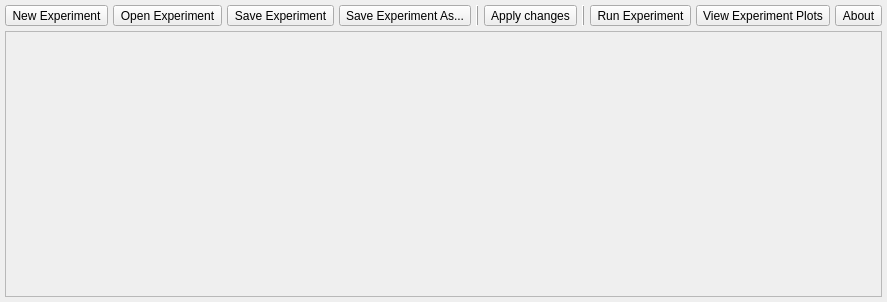
<?xml version="1.0" encoding="UTF-8"?>
<ui version="4.0">
 <class>CMainWindow</class>
 <widget class="QWidget" name="CMainWindow">
  <property name="geometry">
   <rect>
    <x>0</x>
    <y>0</y>
    <width>544</width>
    <height>302</height>
   </rect>
  </property>
  <property name="windowTitle">
   <string notr="true">gpusim-fe - &lt;Project file name&gt;</string>
  </property>
  <layout class="QVBoxLayout" name="mainLayout" stretch="0,1">
   <property name="spacing">
    <number>5</number>
   </property>
   <property name="margin">
    <number>5</number>
   </property>
   <item>
    <widget class="QFrame" name="frmToolbar">
     <property name="frameShape">
      <enum>QFrame::NoFrame</enum>
     </property>
     <property name="frameShadow">
      <enum>QFrame::Plain</enum>
     </property>
     <layout class="QHBoxLayout" name="frmToolbarLayout">
      <property name="spacing">
       <number>5</number>
      </property>
      <property name="margin">
       <number>0</number>
      </property>
      <item>
       <widget class="QToolButton" name="btnNew">
        <property name="text">
         <string>New Experiment</string>
        </property>
        <property name="icon">
         <iconset resource="Resources/resources.qrc">
          <normaloff>:/buttons/btn_new.png</normaloff>:/buttons/btn_new.png</iconset>
        </property>
        <property name="iconSize">
         <size>
          <width>32</width>
          <height>32</height>
         </size>
        </property>
        <property name="toolButtonStyle">
         <enum>Qt::ToolButtonIconOnly</enum>
        </property>
       </widget>
      </item>
      <item>
       <widget class="QToolButton" name="btnOpen">
        <property name="text">
         <string>Open Experiment</string>
        </property>
        <property name="icon">
         <iconset resource="Resources/resources.qrc">
          <normaloff>:/buttons/btn_open.png</normaloff>:/buttons/btn_open.png</iconset>
        </property>
        <property name="iconSize">
         <size>
          <width>32</width>
          <height>32</height>
         </size>
        </property>
        <property name="toolButtonStyle">
         <enum>Qt::ToolButtonIconOnly</enum>
        </property>
       </widget>
      </item>
      <item>
       <widget class="QToolButton" name="btnSave">
        <property name="text">
         <string>Save Experiment</string>
        </property>
        <property name="icon">
         <iconset resource="Resources/resources.qrc">
          <normaloff>:/buttons/btn_save.png</normaloff>:/buttons/btn_save.png</iconset>
        </property>
        <property name="iconSize">
         <size>
          <width>32</width>
          <height>32</height>
         </size>
        </property>
        <property name="toolButtonStyle">
         <enum>Qt::ToolButtonIconOnly</enum>
        </property>
       </widget>
      </item>
      <item>
       <widget class="QToolButton" name="btnSaveAs">
        <property name="text">
         <string>Save Experiment As...</string>
        </property>
        <property name="icon">
         <iconset resource="Resources/resources.qrc">
          <normaloff>:/buttons/btn_saveAs.png</normaloff>:/buttons/btn_saveAs.png</iconset>
        </property>
        <property name="iconSize">
         <size>
          <width>32</width>
          <height>32</height>
         </size>
        </property>
        <property name="toolButtonStyle">
         <enum>Qt::ToolButtonIconOnly</enum>
        </property>
       </widget>
      </item>
      <item>
       <widget class="QFrame" name="toolbarSeparator_2">
        <property name="frameShape">
         <enum>QFrame::VLine</enum>
        </property>
        <property name="frameShadow">
         <enum>QFrame::Raised</enum>
        </property>
       </widget>
      </item>
      <item>
       <widget class="QToolButton" name="btnApply">
        <property name="text">
         <string>Apply changes</string>
        </property>
        <property name="icon">
         <iconset resource="Resources/resources.qrc">
          <normaloff>:/buttons/btn_apply.png</normaloff>:/buttons/btn_apply.png</iconset>
        </property>
        <property name="iconSize">
         <size>
          <width>32</width>
          <height>32</height>
         </size>
        </property>
        <property name="toolButtonStyle">
         <enum>Qt::ToolButtonIconOnly</enum>
        </property>
       </widget>
      </item>
      <item>
       <widget class="QFrame" name="toolbarSeparator">
        <property name="frameShape">
         <enum>QFrame::VLine</enum>
        </property>
        <property name="frameShadow">
         <enum>QFrame::Raised</enum>
        </property>
       </widget>
      </item>
      <item>
       <widget class="QToolButton" name="btnRun">
        <property name="text">
         <string>Run Experiment</string>
        </property>
        <property name="icon">
         <iconset resource="Resources/resources.qrc">
          <normaloff>:/buttons/btn_runModeling.png</normaloff>:/buttons/btn_runModeling.png</iconset>
        </property>
        <property name="iconSize">
         <size>
          <width>32</width>
          <height>32</height>
         </size>
        </property>
        <property name="toolButtonStyle">
         <enum>Qt::ToolButtonIconOnly</enum>
        </property>
       </widget>
      </item>
      <item>
       <widget class="QToolButton" name="btnViewPlots">
        <property name="text">
         <string>View Experiment Plots</string>
        </property>
        <property name="icon">
         <iconset resource="Resources/resources.qrc">
          <normaloff>:/buttons/btn_viewPlots.png</normaloff>:/buttons/btn_viewPlots.png</iconset>
        </property>
        <property name="iconSize">
         <size>
          <width>32</width>
          <height>32</height>
         </size>
        </property>
        <property name="toolButtonStyle">
         <enum>Qt::ToolButtonIconOnly</enum>
        </property>
       </widget>
      </item>
      <item>
       <spacer name="toolbarSpacer">
        <property name="orientation">
         <enum>Qt::Horizontal</enum>
        </property>
        <property name="sizeHint" stdset="0">
         <size>
          <width>40</width>
          <height>20</height>
         </size>
        </property>
       </spacer>
      </item>
      <item>
       <widget class="QToolButton" name="btnAbout">
        <property name="text">
         <string>About</string>
        </property>
        <property name="icon">
         <iconset resource="Resources/resources.qrc">
          <normaloff>:/buttons/btn_about.png</normaloff>:/buttons/btn_about.png</iconset>
        </property>
        <property name="iconSize">
         <size>
          <width>32</width>
          <height>32</height>
         </size>
        </property>
        <property name="toolButtonStyle">
         <enum>Qt::ToolButtonIconOnly</enum>
        </property>
       </widget>
      </item>
     </layout>
    </widget>
   </item>
   <item>
    <widget class="QFrame" name="frmExperimentEditor">
     <property name="frameShape">
      <enum>QFrame::StyledPanel</enum>
     </property>
     <property name="frameShadow">
      <enum>QFrame::Sunken</enum>
     </property>
     <layout class="QVBoxLayout" name="frmExperimentEditorLayout">
      <property name="spacing">
       <number>0</number>
      </property>
      <property name="margin">
       <number>5</number>
      </property>
     </layout>
    </widget>
   </item>
  </layout>
 </widget>
 <layoutdefault spacing="6" margin="11"/>
 <resources>
  <include location="Resources/resources.qrc"/>
 </resources>
 <connections>
  <connection>
   <sender>btnNew</sender>
   <signal>clicked()</signal>
   <receiver>CMainWindow</receiver>
   <slot>newExperiment()</slot>
   <hints>
    <hint type="sourcelabel">
     <x>43</x>
     <y>42</y>
    </hint>
    <hint type="destinationlabel">
     <x>46</x>
     <y>87</y>
    </hint>
   </hints>
  </connection>
  <connection>
   <sender>btnOpen</sender>
   <signal>clicked()</signal>
   <receiver>CMainWindow</receiver>
   <slot>openExperiment()</slot>
   <hints>
    <hint type="sourcelabel">
     <x>87</x>
     <y>39</y>
    </hint>
    <hint type="destinationlabel">
     <x>94</x>
     <y>102</y>
    </hint>
   </hints>
  </connection>
  <connection>
   <sender>btnSave</sender>
   <signal>clicked()</signal>
   <receiver>CMainWindow</receiver>
   <slot>saveExperiment()</slot>
   <hints>
    <hint type="sourcelabel">
     <x>126</x>
     <y>36</y>
    </hint>
    <hint type="destinationlabel">
     <x>147</x>
     <y>99</y>
    </hint>
   </hints>
  </connection>
  <connection>
   <sender>btnSaveAs</sender>
   <signal>clicked()</signal>
   <receiver>CMainWindow</receiver>
   <slot>saveExperimentAs()</slot>
   <hints>
    <hint type="sourcelabel">
     <x>175</x>
     <y>42</y>
    </hint>
    <hint type="destinationlabel">
     <x>204</x>
     <y>100</y>
    </hint>
   </hints>
  </connection>
  <connection>
   <sender>btnApply</sender>
   <signal>clicked()</signal>
   <receiver>CMainWindow</receiver>
   <slot>apply()</slot>
   <hints>
    <hint type="sourcelabel">
     <x>215</x>
     <y>31</y>
    </hint>
    <hint type="destinationlabel">
     <x>263</x>
     <y>92</y>
    </hint>
   </hints>
  </connection>
  <connection>
   <sender>btnRun</sender>
   <signal>clicked()</signal>
   <receiver>CMainWindow</receiver>
   <slot>runExperiment()</slot>
   <hints>
    <hint type="sourcelabel">
     <x>251</x>
     <y>37</y>
    </hint>
    <hint type="destinationlabel">
     <x>296</x>
     <y>103</y>
    </hint>
   </hints>
  </connection>
  <connection>
   <sender>btnViewPlots</sender>
   <signal>clicked()</signal>
   <receiver>CMainWindow</receiver>
   <slot>viewExperimentPlots()</slot>
   <hints>
    <hint type="sourcelabel">
     <x>301</x>
     <y>40</y>
    </hint>
    <hint type="destinationlabel">
     <x>333</x>
     <y>89</y>
    </hint>
   </hints>
  </connection>
  <connection>
   <sender>btnAbout</sender>
   <signal>clicked()</signal>
   <receiver>CMainWindow</receiver>
   <slot>about()</slot>
   <hints>
    <hint type="sourcelabel">
     <x>538</x>
     <y>35</y>
    </hint>
    <hint type="destinationlabel">
     <x>404</x>
     <y>94</y>
    </hint>
   </hints>
  </connection>
 </connections>
 <slots>
  <slot>newExperiment()</slot>
  <slot>openExperiment()</slot>
  <slot>saveExperiment()</slot>
  <slot>saveExperimentAs()</slot>
  <slot>apply()</slot>
  <slot>runExperiment()</slot>
  <slot>viewExperimentPlots()</slot>
  <slot>about()</slot>
 </slots>
</ui>
